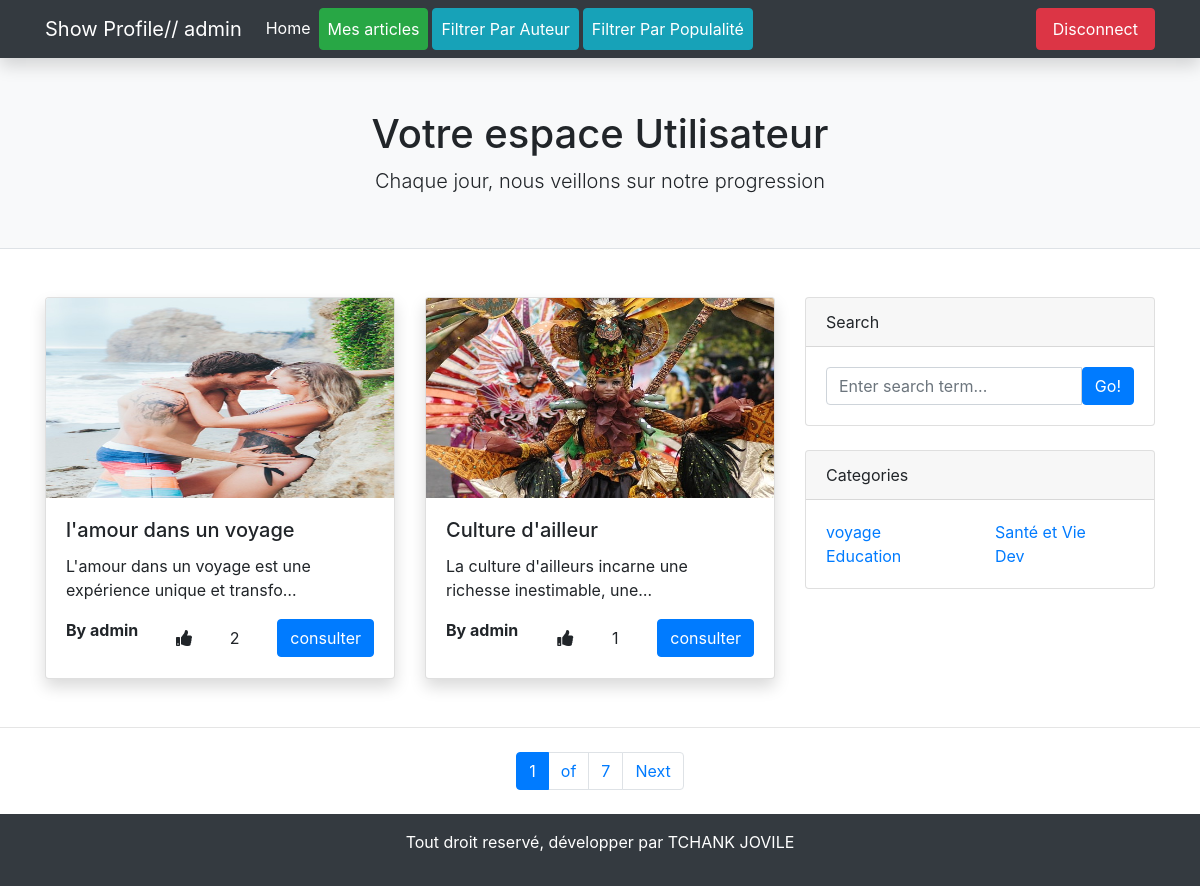
/home/ (signed in), run on an earlier commit of the app's database.
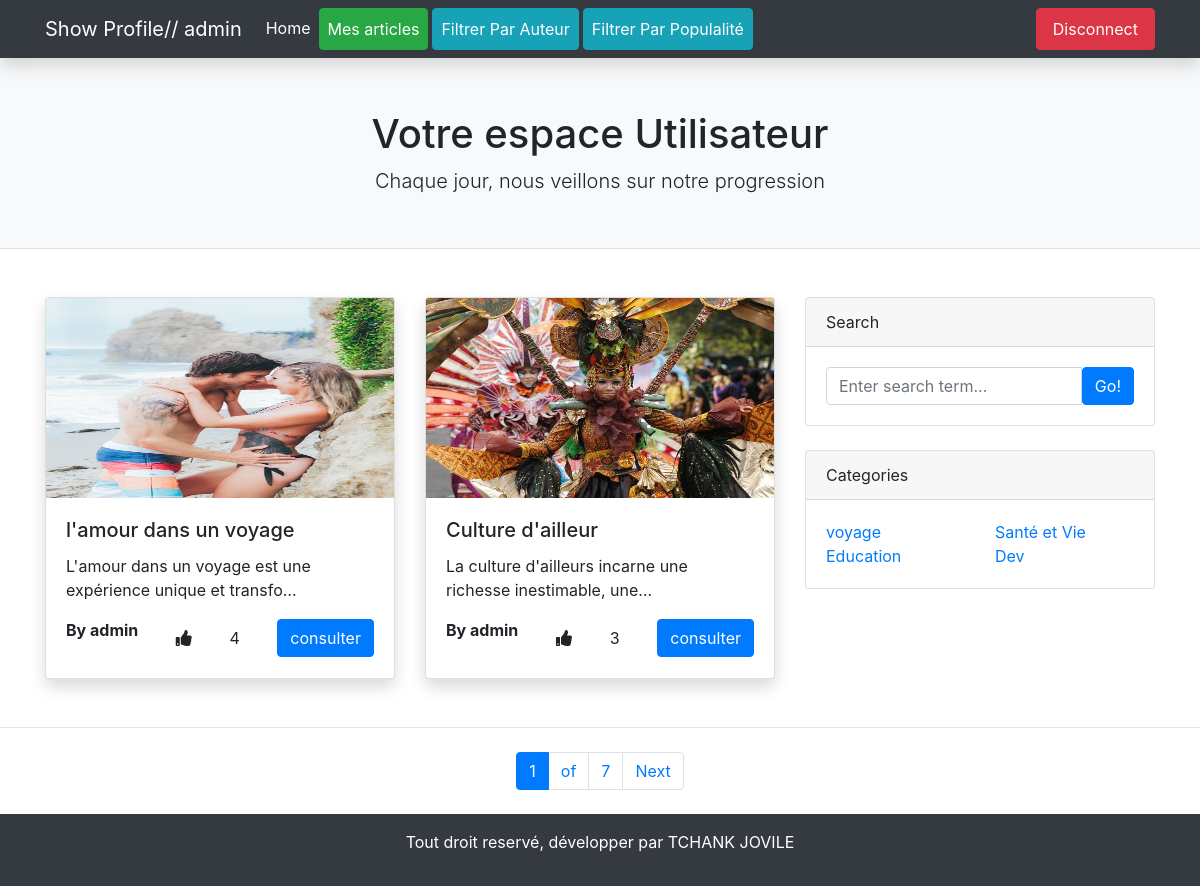
And on a later commit of the database.
### blogapp/models.py (models this page shows, shortened)
class Article(models.Model):
    etat_choices = [
        ('encours', 'En cours de validation'),
        ('publié', 'publié'),
        ('rejeté', 'rejeté')
    ]
    titre = models.CharField(max_length= 50)
    description= models.TextField()
    image = models.ImageField(upload_to= 'media/', max_length= 120)
    date_creation= models.DateTimeField(auto_now_add= True, editable= False, null=True, blank= True)
    date_modification= models.DateField(default= date.today)
    date_publication= models.DateTimeField(default= timezone.now)
    etat= models.CharField(max_length= 30, choices=etat_choices )
    nombre_vue= models.IntegerField(default= 0, editable= False)
    auteur= models.ForeignKey(User, on_delete= models.CASCADE, related_name= 'articles')
    category = models.ForeignKey(Category, on_delete= models.CASCADE, related_name='categories')
    likes = models.PositiveIntegerField( default=0)
    objects= models.Manager() # manager par defaut
    publier= PublishedManager()# manager personnalisé
    def get_absolute_url(self):
        return reverse('description', kwargs={"id": str(self.id)})

### blogapp/views.py (the view)
# urls.py: path('home/', home_view, name= "home"),
@login_required
def home_view(request, category= None):
    posts = Article.publier.all()
    categorie = Category.objects.all()
    if category:
        category = get_object_or_404(Category, slug=category)
        posts = posts.filter(category=category)
    paginator = Paginator(posts, 2)
    page = request.GET.get('page')
    try:
        posts = paginator.page(page)
    except PageNotAnInteger:
        posts = paginator.page(1)
    except EmptyPage:
        paginator.page(paginator.num_pages)
    context = {
        'posts': posts,
        'page': page,
        'categorie': categorie,
        'category': category
    }
    return render(request, 'home.html', context)

### blogapp/models.py (called while the page is built)
    def get_queryset(self):
        return super(PublishedManager, self).get_queryset().filter(etat= 'publié')

### templates/home.html (shortened to what this page needs)
{%extends 'base.html'%}
{% load static %}
{% block navbar %}
<nav class="navbar navbar-expand-lg navbar-light bg-light bg-dark shadow">
    <div class="container">
        {% if request.user.is_authenticated %}
        <a class="navbar-brand text-white" href="#">Show Profile// {{ user.username }}</a>
        {% endif %}
        <div class="collapse navbar-collapse" id="navbarNavAltMarkup">
            <div class="navbar-nav text-white">
                <a class="nav-item nav-link active text-white" href="{%url 'home'%}">Home <span class="sr-only">(current)</span></a>
                <a class="nav-item nav-link btn btn-success text-white" href="{% url 'listarticle'%}">Mes articles</a>
                <a class="nav-item ml-1 nav-link btn btn-info text-white" href="{%url 'signup'%}">Filtrer Par Auteur</a>
                <a class="nav-item ml-1 nav-link btn btn-info text-white" href="{%url 'signup'%}">Filtrer Par Populalité</a>
            </div>
        </div>
        <a class="nav-item ml-25 nav-link btn btn-danger text-white" href="{%url 'logout'%}">Disconnect</a>
    </div>
</nav>
{% endblock %}
{% block services %}
<header class="py-1 bg-light border-bottom mb-4">
    <div class="container">
        <div class="text-center my-5">
            <h1 class="fw-bolder">Votre espace Utilisateur</h1>
            <p class="lead mb-0">Chaque jour, nous veillons sur notre progression</p>
        </div>
    </div>
</header>
<div class="container mt-5 mb-5">
    <div class="row">
        {%for post in posts %}
        <div class="col-lg-4">
            <div class="card shadow">
                {% if post.image%}
                <img class="card-img-top" src="{{post.image.url}}" alt="card image cap" width="100px" height="200px">
                {% else %}
                <p>image no available</p>
                {% endif %}
                <div class="card-body">
                    <h5 class="card-title">{{post.titre}}</h5>
                    <p class="card-text">{{post.description | truncatechars:60 }}</p>
                    <div class="d-flex justify-content-between align-items-center">
                        <p style="font-weight: bold;">By {{ post.auteur }}</p>
                        <i class="fas fa-thumbs-up"></i>{{post.likes}}
                        <a href="{{post.get_absolute_url}}" class="btn btn-primary">consulter</a>
                    </div>
                </div>
            </div>
        </div>
        {%endfor%}
        <div class="col-lg-4">
            <div class="card mb-4">
                <div class="card-header">Search</div>
                <div class="card-body">
                    <div class="input-group">
                        <input class="form-control" type="text" placeholder="Enter search term..."
                               aria-label="Enter search term..." aria-describedby="button-search"/>
                        <button class="btn btn-primary" id="button-search" type="button">Go!</button>
                    </div>
                </div>
            </div>
            <div class="card mb-4">
                <div class="card-header">Categories</div>
                <div class="card-body">
                    <div class="row">
                        {% for cat in categorie%}
                        <div class="col-sm-6">
                            <ul class="list-unstyled mb-0">
                                <li><a href="{% url 'categorylist' cat.slug %}">{{cat.nom_category}}</a></li>
                            </ul>
                        </div>
                        {%endfor%}
                    </div>
                </div>
            </div>
        </div>
    </div>
</div>
{% include "layouts/pagination.html" with page=posts %}
{% endblock %}

What changed in the data, as far as the page shows it:
changed Article "l'amour dans un voyage": likes "2" → "4"
changed Article "Culture d'ailleur": likes "1" → "3"
